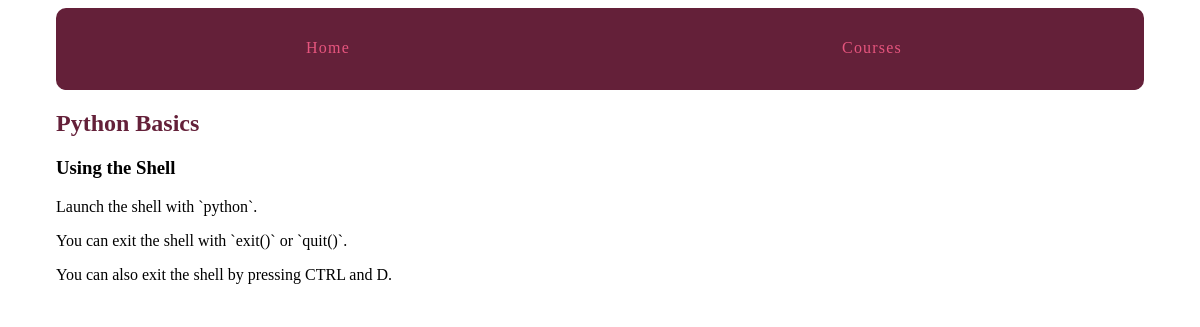
Page /courses/1/2/ on the committed database.
### courses/models.py (models this page shows, shortened)
class Step(models.Model):
    title = models.CharField(max_length=255)
    description = models.TextField()
    content = models.TextField(blank=True, default='')
    order = models.IntegerField(default=0)
    course =  models.ForeignKey(Course)
    class Meta:
        ordering = ['order',]

class Course(models.Model):
    created_at =  models.DateTimeField(auto_now_add=True)
    title = models.CharField(max_length=255)
    description = models.TextField()

### courses/views.py (the view)
# urls.py: url(r'(?P<course_pk>\d+)/(?P<step_pk>\d+)/$', views.step_detail,
def step_detail(request, course_pk, step_pk):
    step = get_object_or_404(Step, course_id=course_pk, pk=step_pk)
    return render(request, 'courses/step_detail.html', {'step': step})

### courses/templates/courses/step_detail.html (shortened to what this page needs)
{% extends "layout.html" %}
  <article>
    <h2> <a href="{% url 'detail' pk=step.course.pk">{{ step.course.title }}</a></h2>
    <h3>{{ step.title }}</h3>
    {{ step.content|linebreaks }}
  </article>

### assets/css/layout.css (style rules this page uses)
html { box-sizing: border-box; }
*, *::after, *::before { box-sizing: inherit; }
article h2 a, article h3 a { color: #642039; text-decoration: none; }

### rows in the picture
Step: course "Python Basics", title "Using the Shell", content "Launch the shell with `python`. You can exit the shell with `exit()` or `quit()`. You can also exit the shell by pressing CTRL and D."
